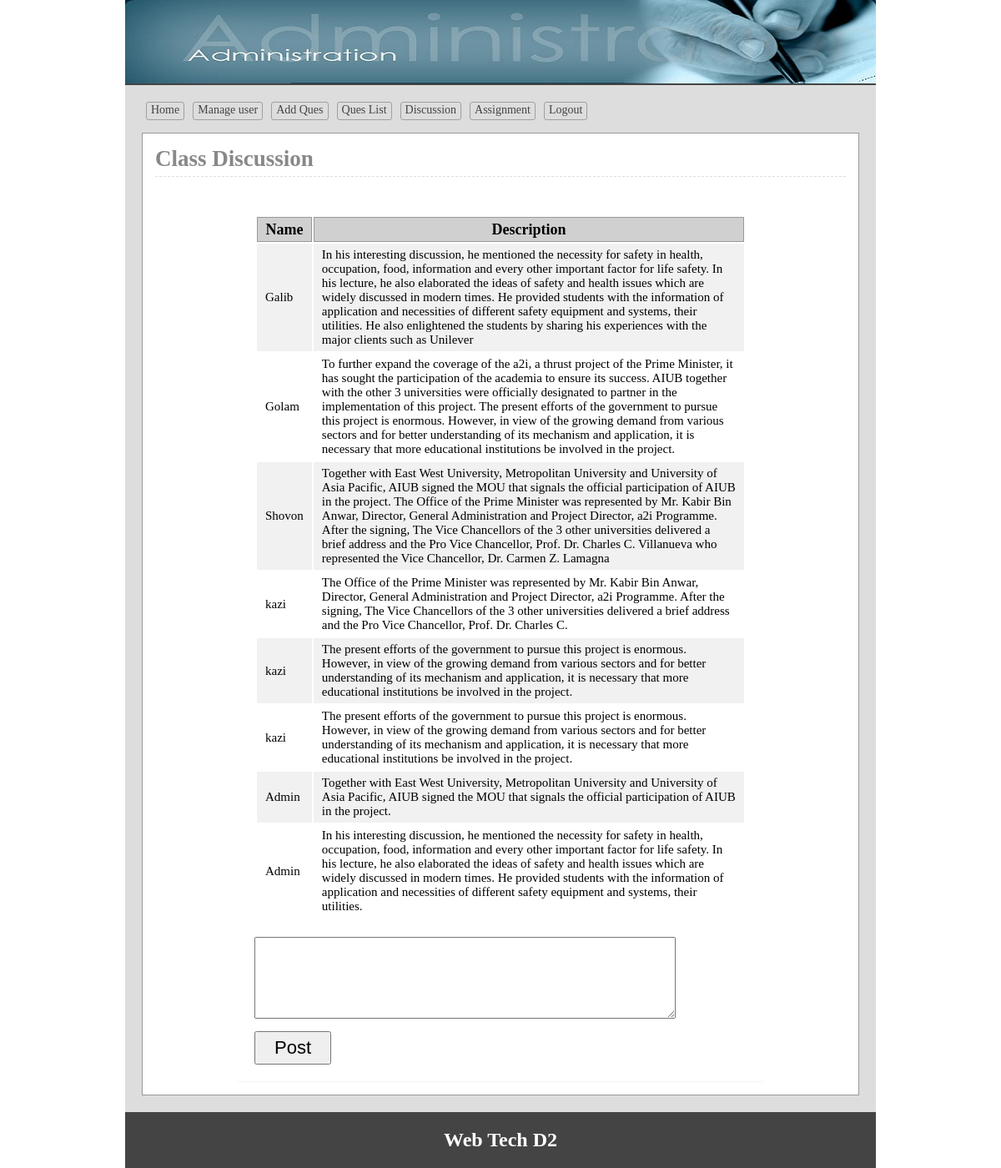
The app's page /admin/discussion.php (signed in) with its own data.
### tables this page shows
CREATE TABLE `discussion` (
  `dis_id` int(11) NOT NULL,
  `username` varchar(50) NOT NULL,
  `descr` text NOT NULL
);

### lib/Database.php (called while the page is built, shortened)
<?php
Class Database{
	public $host   = DB_HOST;
	public $user   = DB_USER;
	public $pass   = DB_PASS;
	public $dbname = DB_NAME;
	public $link;
	private function connectDB(){
	$this->link = new mysqli($this->host, $this->user, $this->pass, $this->dbname);
 }
	public function select($query){
		$result = $this->link->query($query) or die($this->link->error.__LINE__);
		if($result->num_rows > 0){
			return $result;
		} else {
			return false;
		}
	}
}

### classes/Process.php (called while the page is built, shortened)
<?php
	$filepath = realpath(dirname(__FILE__));
	include_once ($filepath.'/../lib/Database.php');
class Process
{
	private $db;
	function __construct()
	{
		$this->db= new Database();
	}
	public function getDesData(){
		$query = "SELECT * FROM discussion";
		$getdata = $this->db->select($query);
		return $getdata;
	}
}
?>

### admin/discussion.php (the view, shortened to what this page needs)
<?php
    $filepath = realpath(dirname(__FILE__));
	include_once ($filepath.'/inc/header.php');
?>
<div class="main">
<h1>Class Discussion</h1>
	<div class="discussion">
		<table class="tblone">
			<tr>
				<th>Name</th>
				<th>Description</th>
			</tr>
			<?php
					$desData = $pro->getDesData();
					if ($desData) {
						while ($result = $desData->fetch_assoc()) {
				?>
			<tr>
				<td><?php echo $result['username'];?></td>
				<td><?php echo $result['descr'];?></td>
			</tr>
			<?php } }?>
		</table>
		<form method="post" action="">
			 <textarea rows="4" cols="50" name="descr"></textarea> <br>
			<input type="submit" name="" value="Post">
		</form>
		</div>
 </div>
<?php include 'inc/footer.php'; ?>

### admin/css/admin.css (style rules this page uses)
* { margin:0;padding:0;outline:none }
body { font-family:verdana }
input[type="submit"] { cursor: pointer; font-size: 15px; padding: 1px 10px; }
.tblone { width:100%;border:1px solid #fff;margin:20px 0 }
.tblone td { font-size: 15px; padding: 5px 10px; }
table.tblone th { background-color: #d0d0d0; border: 1px solid #999; }
table.tblone tr:nth-child(2n+1) { background:#fff;height:30px; }
table.tblone tr:nth-child(2n) { background:#f1f1f1;height:30px; }
.main { background: #fff none repeat scroll 0 0; border: 1px solid #999; margin-top: 10px; min-height: 368px; padding: 15px; width: 828px; }
.main h1 { border-bottom: 1px dashed #ddd; color: #888; margin: 0 0 5px; padding-bottom: 5px; }

### admin/discussion.php (style rules this page uses)
.discussion { width: 590px; padding: 20px; margin: 0 auto; border-bottom: 1px solid #f4f4f4; }
textarea { font-family: arial; font-size: 16px; font-weight: lighter; margin-bottom: 10px; padding: 12px; }
input[type="submit"] { cursor: pointer; font-family: arial; font-size: 22px; padding: 5px 22px; }

### records on screen
discussion: username "Galib", descr "In his interesting discussion, he mentioned the necessity for safety in health, occupation, food, information and every other important factor for life safety. In his lecture, he also elaborated the ideas of safety and health issues which are widely discussed in modern times. He provided students with the information of application and necessities of different safety equipment and systems, their utilities. He also enlightened the students by sharing his experiences with the major clients such as Unilever"
discussion: username "Golam", descr "To further expand the coverage of the a2i, a thrust project of the Prime Minister, it has sought the participation of the academia to ensure its success. AIUB together with the other 3 universities were officially designated to partner in the implementation of this project. The present efforts of the government to pursue this project is enormous. However, in view of the growing demand from various sectors and for better understanding of its mechanism and application, it is necessary that more educational institutions be involved in the project."
discussion: username "Shovon", descr "Together with East West University, Metropolitan University and University of Asia Pacific, AIUB signed the MOU that signals the official participation of AIUB in the project. The Office of the Prime Minister was represented by Mr. Kabir Bin Anwar, Director, General Administration and Project Director, a2i Programme. After the signing, The Vice Chancellors of the 3 other universities delivered a brief address and the Pro Vice Chancellor, Prof. Dr. Charles C. Villanueva who represented the Vice Chancellor, Dr. Carmen Z. Lamagna"
discussion: username "kazi", descr "The Office of the Prime Minister was represented by Mr. Kabir Bin Anwar, Director, General Administration and Project Director, a2i Programme. After the signing, The Vice Chancellors of the 3 other universities delivered a brief address and the Pro Vice Chancellor, Prof. Dr. Charles C."
discussion: username "kazi", descr "The present efforts of the government to pursue this project is enormous. However, in view of the growing demand from various sectors and for better understanding of its mechanism and application, it is necessary that more educational institutions be involved in the project."
discussion: username "kazi", descr "The present efforts of the government to pursue this project is enormous. However, in view of the growing demand from various sectors and for better understanding of its mechanism and application, it is necessary that more educational institutions be involved in the project."
discussion: username "Admin", descr "Together with East West University, Metropolitan University and University of Asia Pacific, AIUB signed the MOU that signals the official participation of AIUB in the project."
discussion: username "Admin", descr "In his interesting discussion, he mentioned the necessity for safety in health, occupation, food, information and every other important factor for life safety. In his lecture, he also elaborated the ideas of safety and health issues which are widely discussed in modern times. He provided students with the information of application and necessities of different safety equipment and systems, their utilities."
